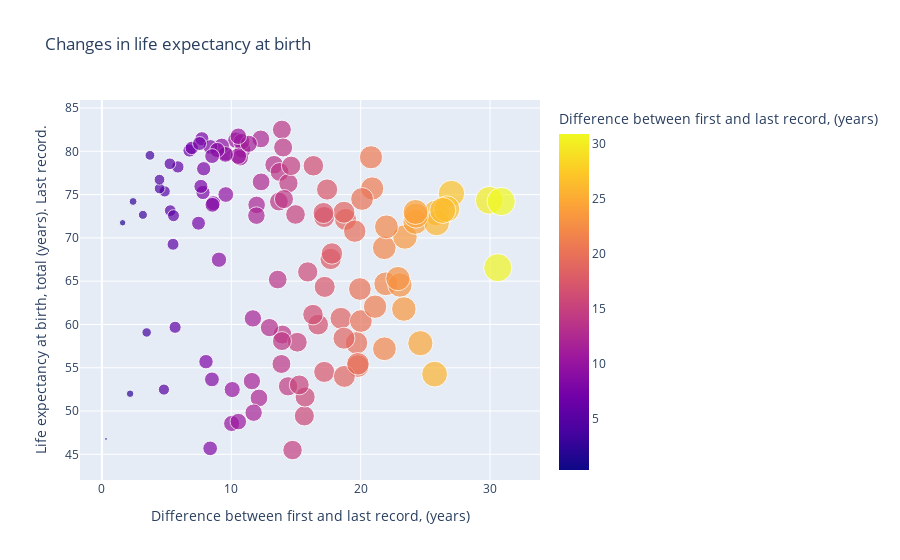

Notebook cell for this chart:
### Code cell
df_3_greater_than_zero = df_3[df_3["delta"] > 0]
fig = px.scatter(df_3_greater_than_zero, x='delta', y="last_life", color="delta", title="Changes in life expectancy at birth",
                 size='delta', hover_data=['Country Name'],
                labels={
                     "last_life": "Life expectancy at birth, total (years). Last record.",
                     "delta": "Difference between first and last record, (years)"
                 },)
fig.show()

### Figure 1 — Plotly figure (JSON) as saved in the notebook; plotly's stock layout.template omitted (floating-point values rounded to 4 significant figures)
{"data": [{"customdata": [["Afghanistan"], ["Albania"], ["Algeria"], ["Angola"], ["Argentina"], ["Australia"], ["Austria"], ["Bahrain"], ["Bangladesh"], ["Belgium"], ["Benin"], ["Bolivia"], ["Bosnia and Herzegovina"], ["Botswana"], ["Brazil"], ["Bulgaria"], ["Burkina Faso"], ["Burundi"], ["Cambodia"], ["Cameroon"], ["Canada"], ["Central African Republic"], ["Chad"], ["Chile"], ["China"], ["Colombia"], ["Comoros"], ["Costa Rica"], ["Cote d'Ivoire"], ["Croatia"], ["Cuba"], ["Czech Republic"], ["Denmark"], ["Djibouti"], ["Dominican Republic"], ["Ecuador"], ["El Salvador"], ["Equatorial Guinea"], ["Eritrea"], ["Ethiopia"], ["Finland"], ["France"], ["Gabon"], ["Germany"], ["Ghana"], ["Greece"], ["Guatemala"], ["Guinea"], ["Guinea-Bissau"], ["Haiti"], ["Honduras"], ["Hungary"], ["Iceland"], ["India"], ["Indonesia"], ["Iraq"], ["Ireland"], ["Israel"], ["Italy"], ["Jamaica"], ["Japan"], ["Jordan"], ["Kenya"], ["Kuwait"], ["Lebanon"], ["Liberia"], ["Libya"], ["Madagascar"], ["Malawi"], ["Malaysia"], ["Mali"], ["Mauritania"], ["Mauritius"], ["Mexico"], ["Mongolia"], ["Morocco"], ["Mozambique"], ["Myanmar"], ["Nepal"], ["Netherlands"], ["New Zealand"], ["Nicaragua"], ["Niger"], ["Nigeria"], ["Norway"], ["Oman"], ["Pakistan"], ["Panama"], ["Paraguay"], ["Peru"], ["Philippines"], ["Poland"], ["Portugal"], ["Romania"], ["Rwanda"], ["Sao Tome and Principe"], ["Saudi Arabia"], ["Senegal"], ["Sierra Leone"], ["Singapore"], ["Slovak Republic"], ["Slovenia"], ["Somalia"], ["South Africa"], ["Spain"], ["Sri Lanka"], ["Sudan"], ["Swaziland"], ["Sweden"], ["Switzerland"], ["Tanzania"], ["Thailand"], ["Togo"], ["Trinidad and Tobago"], ["Tunisia"], ["Turkey"], ["Uganda"], ["United Kingdom"], ["United States"], ["Uruguay"], ["Vietnam"], ["West Bank and Gaza"], ["Zambia"]], "hovertemplate": "Difference between first and last record, (years)=%{marker.color}<br>Life expectancy at birth, total (years). Last record.=%{y}<br>Country Name=%{customdata[0]}<extra></extra>", "legendgroup": "", "marker": {"color": [24.61, 12.31, 25.85, 15.65, 9.576, 10.35, 10.87, 20.89, 21.83, 9.563, 19.68, 21.94, 4.853, 3.462, 17.18, 3.171, 19.78, 11.6, 23.03, 10.07, 9.267, 8.369, 10.03, 20.8, 29.94, 14.97, 18.47, 16.35, 10.55, 4.464, 13.31, 4.453, 5.875, 13.95, 18.83, 20.11, 19.54, 17.18, 5.66, 18.71, 10.69, 10.8, 20.02, 3.715, 12.95, 10.55, 23.42, 18.74, 14.39, 16.71, 24.23, 5.285, 7.732, 22.88, 17.68, 17.78, 9.553, 8.393, 12.28, 8.613, 13.91, 18.71, 8.047, 11.96, 13.74, 21.84, 25.87, 21.12, 12.14, 8.543, 25.71, 16.31, 11.94, 17.41, 15.91, 21.99, 15.71, 19.94, 30.6, 6.774, 8.92, 24.28, 19.79, 11.73, 6.947, 27.02, 17.22, 14.42, 7.468, 24.24, 9.05, 7.817, 14.63, 5.537, 15.11, 13.59, 26.65, 23.34, 14.74, 14.01, 2.412, 5.256, 15.26, 2.183, 11.35, 13.68, 11.67, 0.3196, 7.55, 10.55, 13.92, 17.13, 13.88, 5.499, 30.86, 26.34, 8.507, 8.522, 7.868, 7.654, 14.07, 1.607, 4.796], "coloraxis": "coloraxis", "size": [24.61, 12.31, 25.85, 15.65, 9.576, 10.35, 10.87, 20.89, 21.83, 9.563, 19.68, 21.94, 4.853, 3.462, 17.18, 3.171, 19.78, 11.6, 23.03, 10.07, 9.267, 8.369, 10.03, 20.8, 29.94, 14.97, 18.47, 16.35, 10.55, 4.464, 13.31, 4.453, 5.875, 13.95, 18.83, 20.11, 19.54, 17.18, 5.66, 18.71, 10.69, 10.8, 20.02, 3.715, 12.95, 10.55, 23.42, 18.74, 14.39, 16.71, 24.23, 5.285, 7.732, 22.88, 17.68, 17.78, 9.553, 8.393, 12.28, 8.613, 13.91, 18.71, 8.047, 11.96, 13.74, 21.84, 25.87, 21.12, 12.14, 8.543, 25.71, 16.31, 11.94, 17.41, 15.91, 21.99, 15.71, 19.94, 30.6, 6.774, 8.92, 24.28, 19.79, 11.73, 6.947, 27.02, 17.22, 14.42, 7.468, 24.24, 9.05, 7.817, 14.63, 5.537, 15.11, 13.59, 26.65, 23.34, 14.74, 14.01, 2.412, 5.256, 15.26, 2.183, 11.35, 13.68, 11.67, 0.3196, 7.55, 10.55, 13.92, 17.13, 13.88, 5.499, 30.86, 26.34, 8.507, 8.522, 7.868, 7.654, 14.07, 1.607, 4.796], "sizemode": "area", "sizeref": 0.07715, "symbol": "circle"}, "mode": "markers", "name": "", "orientation": "v", "showlegend": false, "type": "scatter", "x": [24.61, 12.31, 25.85, 15.65, 9.576, 10.35, 10.87, 20.89, 21.83, 9.563, 19.68, 21.94, 4.853, 3.462, 17.18, 3.171, 19.78, 11.6, 23.03, 10.07, 9.267, 8.369, 10.03, 20.8, 29.94, 14.97, 18.47, 16.35, 10.55, 4.464, 13.31, 4.453, 5.875, 13.95, 18.83, 20.11, 19.54, 17.18, 5.66, 18.71, 10.69, 10.8, 20.02, 3.715, 12.95, 10.55, 23.42, 18.74, 14.39, 16.71, 24.23, 5.285, 7.732, 22.88, 17.68, 17.78, 9.553, 8.393, 12.28, 8.613, 13.91, 18.71, 8.047, 11.96, 13.74, 21.84, 25.87, 21.12, 12.14, 8.543, 25.71, 16.31, 11.94, 17.41, 15.91, 21.99, 15.71, 19.94, 30.6, 6.774, 8.92, 24.28, 19.79, 11.73, 6.947, 27.02, 17.22, 14.42, 7.468, 24.24, 9.05, 7.817, 14.63, 5.537, 15.11, 13.59, 26.65, 23.34, 14.74, 14.01, 2.412, 5.256, 15.26, 2.183, 11.35, 13.68, 11.67, 0.3196, 7.55, 10.55, 13.92, 17.13, 13.88, 5.499, 30.86, 26.34, 8.507, 8.522, 7.868, 7.654, 14.07, 1.607, 4.796], "xaxis": "x", "y": [57.83, 76.47, 72.9, 49.44, 75.01, 81.29, 80.18, 75.71, 68.86, 79.78, 57.87, 64.69, 75.37, 59.07, 72.41, 72.66, 55.19, 53.46, 64.55, 52.48, 80.63, 45.69, 48.56, 79.31, 74.34, 72.71, 60.71, 78.33, 48.78, 75.71, 78.45, 76.72, 78.2, 58.83, 72.13, 74.5, 70.78, 54.52, 59.67, 58.41, 79.26, 81.11, 60.39, 79.53, 59.64, 79.44, 70.11, 54.0, 52.86, 59.98, 71.86, 73.15, 81.45, 65.3, 67.57, 68.2, 79.64, 80.5, 81.43, 74.01, 82.51, 72.96, 55.7, 73.81, 77.62, 57.19, 71.74, 62.05, 51.51, 73.82, 54.26, 61.14, 72.57, 75.59, 66.07, 71.28, 51.62, 64.09, 66.55, 80.1, 80.15, 72.57, 55.46, 49.81, 80.4, 75.12, 64.34, 76.31, 71.69, 73.0, 67.48, 75.24, 78.32, 72.57, 57.95, 65.19, 73.35, 61.78, 45.49, 80.44, 74.21, 78.56, 53.02, 52.0, 80.87, 74.19, 60.7, 46.77, 80.9, 81.74, 58.08, 72.87, 55.43, 69.26, 74.2, 73.18, 53.65, 79.45, 77.99, 75.95, 74.48, 71.75, 52.48], "yaxis": "y"}], "layout": {"coloraxis": {"colorbar": {"title": {"text": "Difference between first and last record, (years)"}}, "colorscale": [[0, "#0d0887"], [0.1111, "#46039f"], [0.2222, "#7201a8"], [0.3333, "#9c179e"], [0.4444, "#bd3786"], [0.5556, "#d8576b"], [0.6667, "#ed7953"], [0.7778, "#fb9f3a"], [0.8889, "#fdca26"], [1, "#f0f921"]]}, "legend": {"itemsizing": "constant", "tracegroupgap": 0}, "title": {"text": "Changes in life expectancy at birth"}, "xaxis": {"anchor": "y", "domain": [0, 1], "title": {"text": "Difference between first and last record, (years)"}}, "yaxis": {"anchor": "x", "domain": [0, 1], "title": {"text": "Life expectancy at birth, total (years). Last record."}}}}
